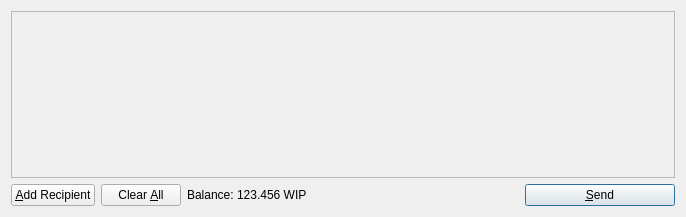
<?xml version="1.0" encoding="UTF-8"?>
<ui version="4.0">
 <class>SendCoinsDialog</class>
 <widget class="QDialog" name="SendCoinsDialog">
  <property name="geometry">
   <rect>
    <x>0</x>
    <y>0</y>
    <width>686</width>
    <height>217</height>
   </rect>
  </property>
  <property name="windowTitle">
   <string>Send Coins</string>
  </property>
  <layout class="QVBoxLayout" name="verticalLayout">
   <item>
    <widget class="QScrollArea" name="scrollArea">
     <property name="widgetResizable">
      <bool>true</bool>
     </property>
     <widget class="QWidget" name="scrollAreaWidgetContents">
      <property name="geometry">
       <rect>
        <x>0</x>
        <y>0</y>
        <width>666</width>
        <height>165</height>
       </rect>
      </property>
      <layout class="QVBoxLayout" name="verticalLayout_2">
       <property name="margin">
        <number>0</number>
       </property>
       <item>
        <layout class="QVBoxLayout" name="entries">
         <property name="spacing">
          <number>6</number>
         </property>
        </layout>
       </item>
       <item>
        <spacer name="verticalSpacer">
         <property name="orientation">
          <enum>Qt::Vertical</enum>
         </property>
         <property name="sizeHint" stdset="0">
          <size>
           <width>20</width>
           <height>40</height>
          </size>
         </property>
        </spacer>
       </item>
      </layout>
     </widget>
    </widget>
   </item>
   <item>
    <layout class="QHBoxLayout" name="horizontalLayout">
     <item>
      <widget class="QPushButton" name="addButton">
       <property name="toolTip">
        <string>Send to multiple recipients at once</string>
       </property>
       <property name="text">
        <string>&amp;Add Recipient</string>
       </property>
       <property name="icon">
        <iconset resource="../bitcoin.qrc">
         <normaloff>:/icons/add</normaloff>:/icons/add</iconset>
       </property>
       <property name="autoDefault">
        <bool>false</bool>
       </property>
      </widget>
     </item>
     <item>
      <widget class="QPushButton" name="clearButton">
       <property name="sizePolicy">
        <sizepolicy hsizetype="Minimum" vsizetype="Fixed">
         <horstretch>0</horstretch>
         <verstretch>0</verstretch>
        </sizepolicy>
       </property>
       <property name="toolTip">
        <string>Remove all transaction fields</string>
       </property>
       <property name="text">
        <string>Clear &amp;All</string>
       </property>
       <property name="icon">
        <iconset resource="../bitcoin.qrc">
         <normaloff>:/icons/remove</normaloff>:/icons/remove</iconset>
       </property>
       <property name="autoRepeatDelay">
        <number>300</number>
       </property>
       <property name="autoDefault">
        <bool>false</bool>
       </property>
      </widget>
     </item>
     <item>
      <layout class="QHBoxLayout" name="horizontalLayout_2">
       <property name="spacing">
        <number>3</number>
       </property>
       <item>
        <widget class="QLabel" name="label">
         <property name="text">
          <string>Balance:</string>
         </property>
        </widget>
       </item>
       <item>
        <widget class="QLabel" name="labelBalance">
         <property name="cursor">
          <cursorShape>IBeamCursor</cursorShape>
         </property>
         <property name="text">
          <string>123.456 WIP</string>
         </property>
         <property name="textInteractionFlags">
          <set>Qt::LinksAccessibleByMouse|Qt::TextSelectableByKeyboard|Qt::TextSelectableByMouse</set>
         </property>
        </widget>
       </item>
      </layout>
     </item>
     <item>
      <spacer name="horizontalSpacer">
       <property name="orientation">
        <enum>Qt::Horizontal</enum>
       </property>
       <property name="sizeHint" stdset="0">
        <size>
         <width>40</width>
         <height>20</height>
        </size>
       </property>
      </spacer>
     </item>
     <item>
      <widget class="QPushButton" name="sendButton">
       <property name="minimumSize">
        <size>
         <width>150</width>
         <height>0</height>
        </size>
       </property>
       <property name="toolTip">
        <string>Confirm the send action</string>
       </property>
       <property name="text">
        <string>&amp;Send</string>
       </property>
       <property name="icon">
        <iconset resource="../bitcoin.qrc">
         <normaloff>:/icons/send</normaloff>:/icons/send</iconset>
       </property>
       <property name="default">
        <bool>true</bool>
       </property>
      </widget>
     </item>
    </layout>
   </item>
  </layout>
 </widget>
 <resources>
  <include location="../bitcoin.qrc"/>
 </resources>
 <connections/>
</ui>
